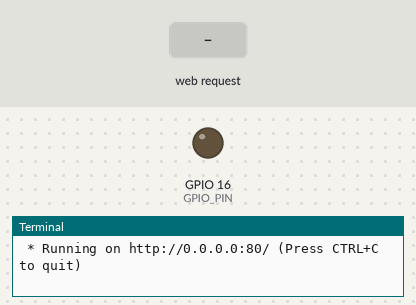
Simulated run of this program. Board: Raspberry Pi (BCM pin numbers). Parts: output pins drawn as LEDs (lit = HIGH), the last lines printed to the terminal. Inputs (shaded band) come from the test bench. The clock reads 2024-03-15 10:24:30 at power-on unless the program sets it.

Above: at 1.2 s.
1.3 s: HTTP request for /gpio_on received
At 2.2 s:
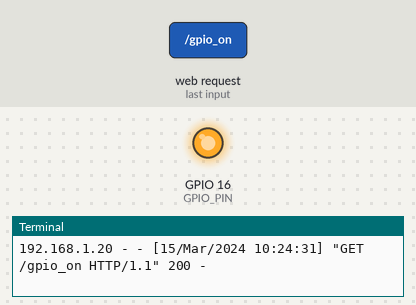
2.8 s: HTTP request for /gpio_off received
At 3.3 s:
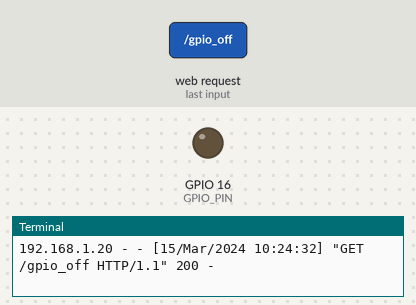
Timing chart, 0 to 5.8 s (numbered marks = the images above; inputs shaded):
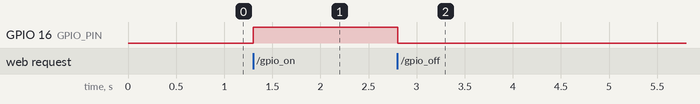

Measured:
- after the input at 1.3 s, GPIO 16 (GPIO_PIN): LOW → HIGH at once
- after the input at 2.8 s, GPIO 16 (GPIO_PIN): HIGH → LOW at once

The program:

api.py
```python
from flask import Flask, jsonify
import RPi.GPIO as GPIO

app = Flask(__name__)

# 設定 GPIO 模式和腳位
GPIO.setmode(GPIO.BCM)
GPIO_PIN = 16
GPIO.setup(GPIO_PIN, GPIO.OUT)

# GPIO 開啟
@app.route('/gpio_on', methods=['GET'])
def gpio_on():
    GPIO.output(GPIO_PIN, GPIO.HIGH)
    return jsonify({"status": "GPIO is ON"}), 200

# GPIO 關閉
@app.route('/gpio_off', methods=['GET'])
def gpio_off():
    GPIO.output(GPIO_PIN, GPIO.LOW)
    return jsonify({"status": "GPIO is OFF"}), 200

# 獲取 GPIO 狀態
@app.route('/gpio_status', methods=['GET'])
def gpio_status():
    state = GPIO.input(GPIO_PIN)
    status = "ON" if state == GPIO.HIGH else "OFF"
    return jsonify({"status": f"GPIO is {status}"}), 200

if __name__ == '__main__':
    try:
        app.run(host='0.0.0.0', port=80)
    except KeyboardInterrupt:
        GPIO.cleanup()
```
